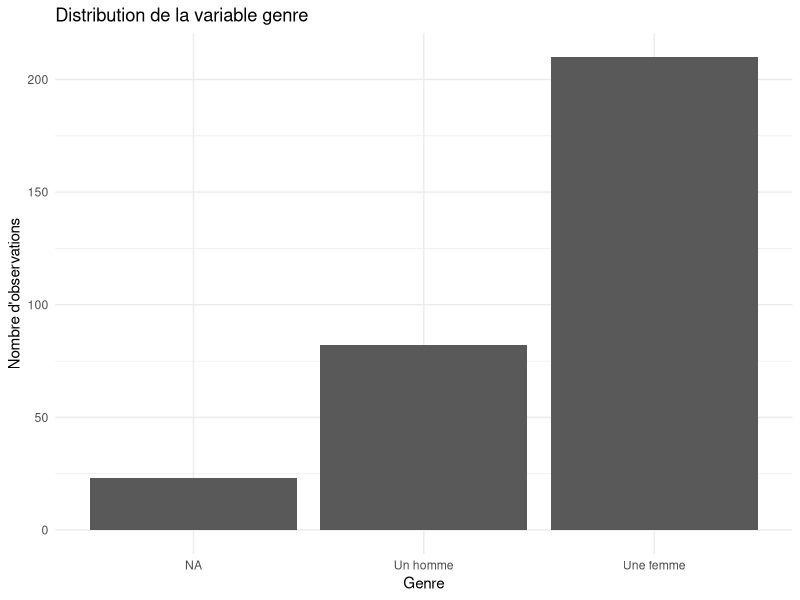
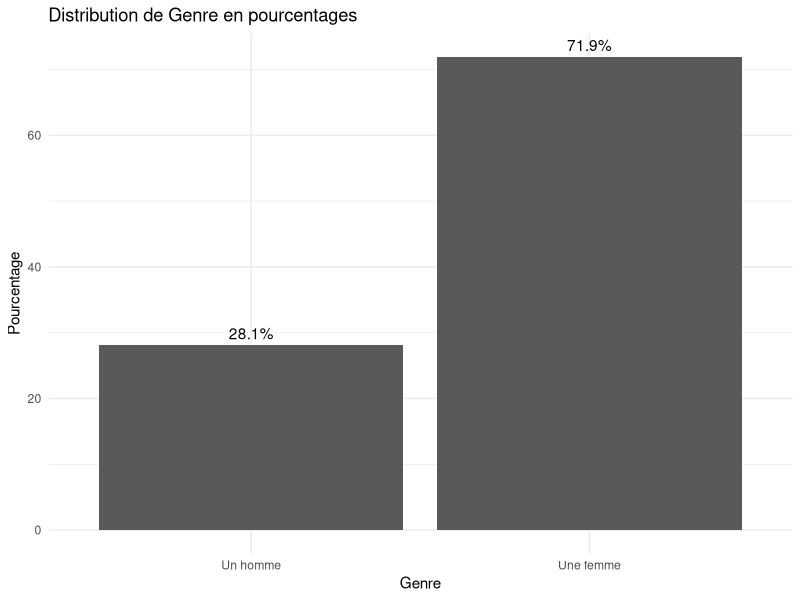
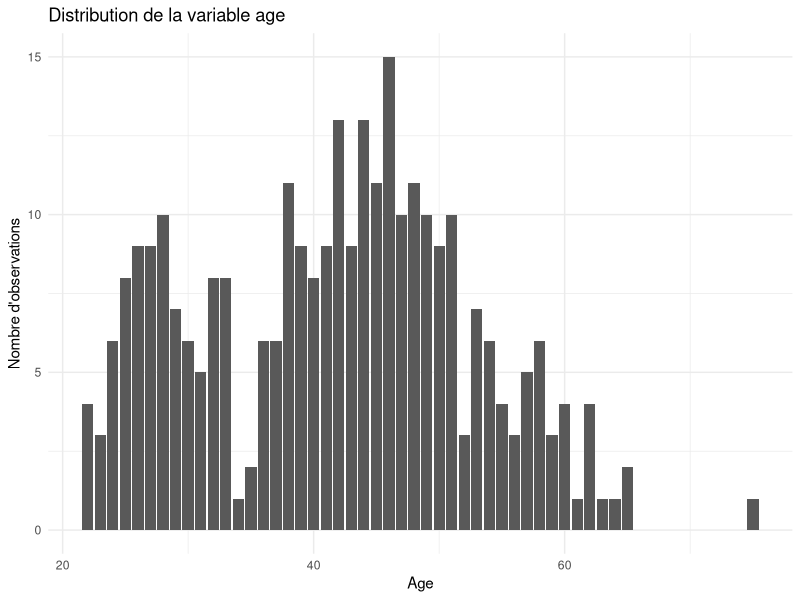
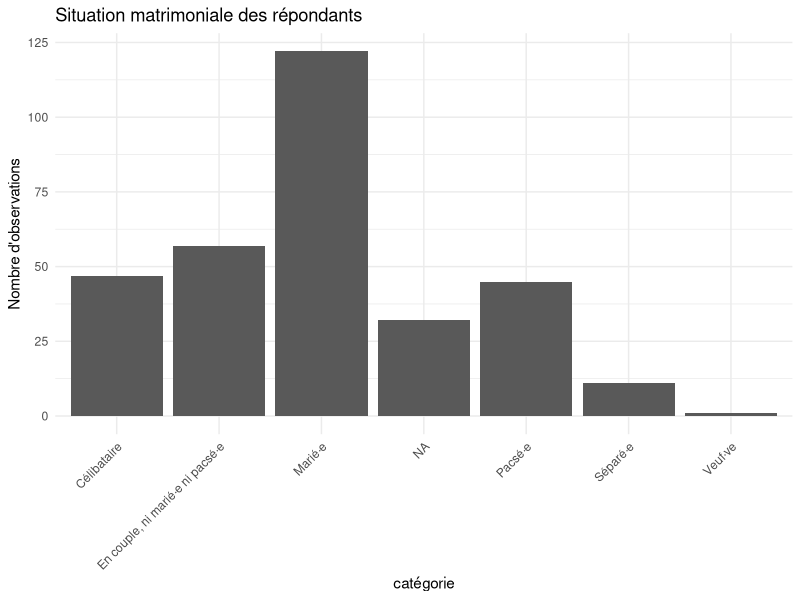
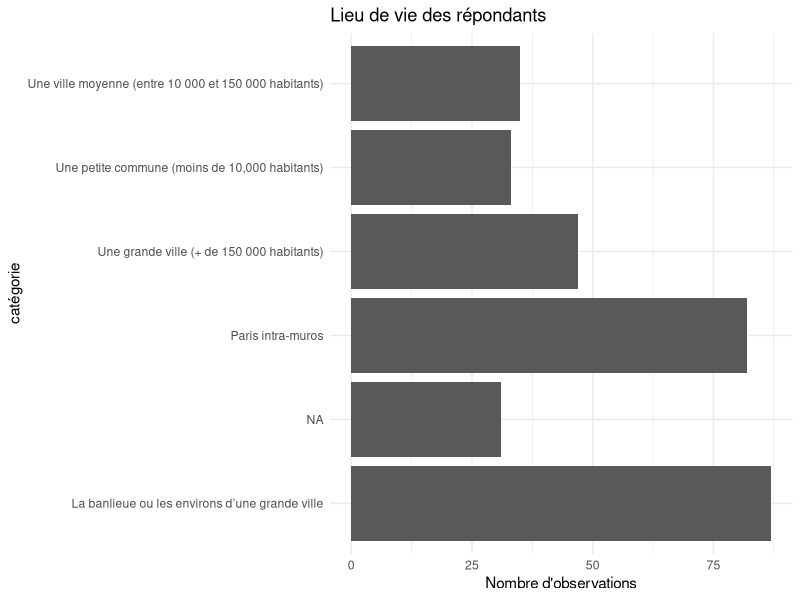
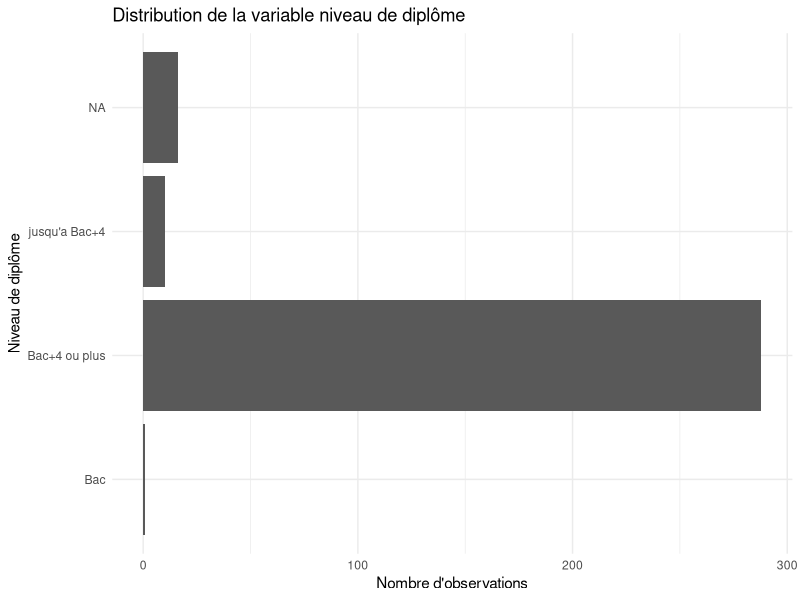
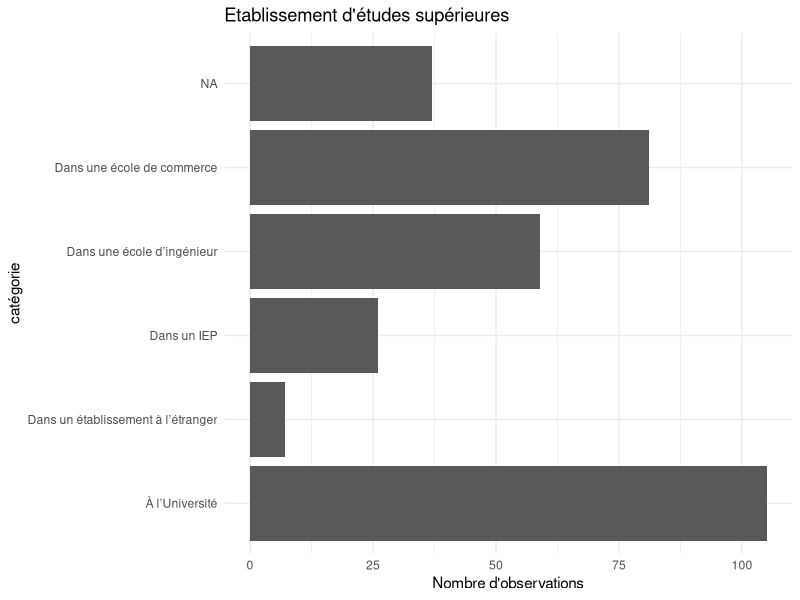
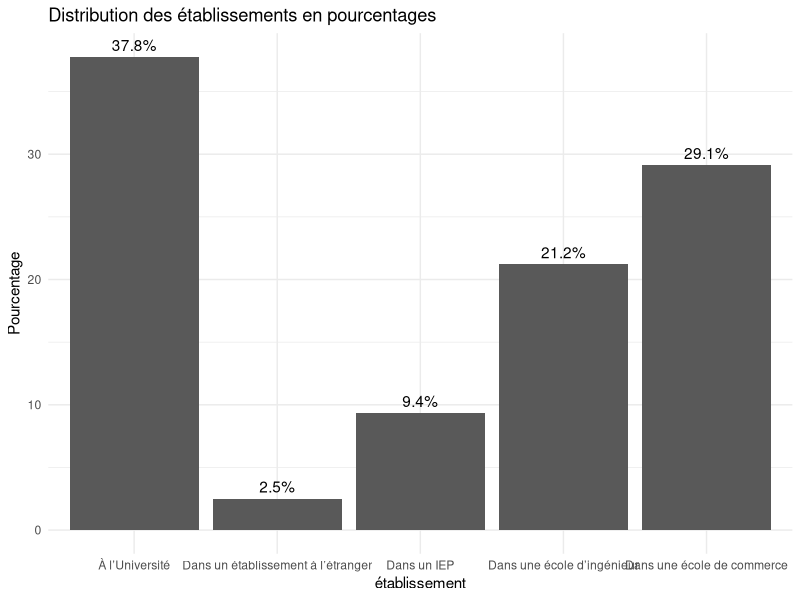

The R script that drew these images, in order:
setwd("PROVIRCAP")
data <- read.csv("data_assoquest_recoded_fmt.csv")

if(!require(dplyr)){
  install.packages("dplyr")
  library(dplyr)
}

if(!require(ggplot2)){
  install.packages("ggplot2")
  library(ggplot2)
}

#Afficher les noms des colonnes
colonnes <- names(data)
print(colonnes)

# Afficher le nombre total de colonnes
nombre_colonnes <- ncol(data)
print(nombre_colonnes)
#il y a 363 variables différentes

#Afficher combien il y a d'observations
nombre_observations <- nrow(data)
print(nombre_observations)
#il y a 315 observations au total

# Afficher les premières valeurs de la colonne qu'on veut
head(data$token)
print(data$submitdate[1:20])
print(data$Emp_sec[1:20])
print(data$Emp_statut_rec3[1:20])


#Comprendre les variables recodées: Prem_rse_annee_rec

filtered_data <- data %>%
  filter((Prem_rse_annee != Prem_rse_annee_rec) | (is.na(Prem_rse_annee) & !is.na(Prem_rse_annee_rec))) %>%
  select(Prem_rse_annee, Prem_rse_annee_rec, Prem_rse_bin, Prem_contrat_annee)
print(filtered_data)

#On a modifié prem_rse_annee pour contenir l'année du premier contrat rse, y comprit
#lorsque ça correspond à la première expérience pro
#Il reste des valeurs manquantes dans prem_rse_annee_rec, pourquoi?

filtered_data <- data %>%
  filter(is.na(Prem_rse_annee) & is.na(Prem_rse_annee_rec)) %>%
  select(Prem_rse_annee, Prem_rse_annee_rec, Prem_rse_bin, Prem_contrat_annee)
print(filtered_data)

#si ma première expérience n'était pas en rse (ou valeur manquante) et que je n'ai
#pas renseigné de première année rse, on laisse une valeur manquane


#Comprendre les variables recodées: Rse_lois_rec
filtered_data <- data %>%
  filter((Rse_lois_rec != Rse_lois)|(is.na(Rse_lois_rec)& !is.na(Rse_lois))| (is.na(Rse_lois)& !is.na(Rse_lois_rec))) %>%
  select(Rse_lois_rec, Rse_lois)
print(filtered_data)
#on a aucune ligne différente? 


#Comprendre les variables recodées: Rse_lois_rec
filtered_data <- data %>%
  filter(is.na(cadre_inout)) %>%
  select(Emp_sec, Emp_cont, Emp_cons)
print(filtered_data)

filtered_data <- data %>%
  filter((is.na(cadre_inout)& !is.na(Emp_cont))| (is.na(cadre_inout)& !is.na(Emp_cons))) %>%
  select(cadre_inout, Emp_sec, Emp_cont, Emp_cons)
print(filtered_data)
#si la variable de emp_cons ou de emp_cont est renseignée, alors on peut remplir cadre_inout

#Emp_statut_bin_rec
filtered_data <- data %>%
  filter(Emp_statut_bin != Emp_statut_bin_rec) %>%
  select(Emp_statut_bin, Emp_statut_bin_rec)
print(filtered_data)

#Emp_statut_rec
filtered_data <- data %>%
  select(Emp_cons,Emp_statut_cons, Emp_statut_rec)
print(filtered_data)


## STATISTIQUES DECRIPTIVES

# Variable de genre
data <- data %>%
  mutate(Genre = ifelse(is.na(Genre), "NA", Genre))
ggplot(data, aes(x = Genre)) +
  geom_bar() +
  labs(title = "Distribution de la variable genre",
       x = "Genre",
       y = "Nombre d'observations") +
  theme_minimal()

filtered_data <- data %>%
  filter(Genre != "NA") %>%
  group_by(Genre) %>%
  summarise(count = n()) %>%
  mutate(percentage = count / sum(count) * 100)

ggplot(filtered_data, aes(x = Genre, y = percentage)) +
  geom_bar(stat = "identity") +
  geom_text(aes(label = paste0(round(percentage, 1), "%")), 
            vjust = -0.5) +  # Ajuste la position verticale des étiquettes
  labs(title = "Distribution de Genre en pourcentages",
       x = "Genre",
       y = "Pourcentage") +
  theme_minimal() 

# Variable d'âge
ggplot(data, aes(x = age)) +
  geom_bar() +
  labs(title = "Distribution de la variable age",
       x = "Age",
       y = "Nombre d'observations") +
  theme_minimal()

# Situation matrimoniale
data <- data %>%
  mutate(Situ_matri = ifelse(is.na(Situ_matri), "NA", Situ_matri))
ggplot(data, aes(x = Situ_matri)) +
  geom_bar() +
  labs(title = "Situation matrimoniale des répondants",
       x = "catégorie",
       y = "Nombre d'observations") +
  theme_minimal() +
  theme(axis.text.x = element_text(angle = 45, hjust = 1))

#Lieu de vie
data <- data %>%
  mutate(Lieu_vie = ifelse(is.na(Lieu_vie), "NA", Lieu_vie))
ggplot(data, aes(x = Lieu_vie)) +
  geom_bar() +
  labs(title = "Lieu de vie des répondants",
       x = "catégorie",
       y = "Nombre d'observations") +
  theme_minimal() +
  coord_flip()

#Diplome le plus élevé
data <- data %>%
  mutate(dipl_niv_short = case_when(
    Dipl_niv == "Un diplôme universitaire correspondant à au moins 4 années d’études supérieures après le baccalauréat (maîtris" ~ "Bac+4 ou plus",
    Dipl_niv == "Un diplôme universitaire correspondant à moins de 4 années d’études supérieures après le baccalauréat (par exem" ~ "jusqu'a Bac+4",
    Dipl_niv == "Le baccalauréat ou un certificat d’études ou un diplôme de l’enseignement secondaire autre que le baccalauréat (" ~ "Bac",
    TRUE ~ Dipl_niv  # Pour garder les autres valeurs inchangées
  ))

ggplot(data, aes(x = dipl_niv_short)) +
  geom_bar() +
  labs(title = "Distribution de la variable niveau de diplôme",
       x = "Niveau de diplôme",
       y = "Nombre d'observations") +
  theme_minimal() +
  coord_flip()

#établissement d'études supérieures 
data <- data %>%
  mutate(Type_etudsup = ifelse(is.na(Type_etudsup), "NA", Type_etudsup))
ggplot(data, aes(x = Type_etudsup)) +
  geom_bar() +
  labs(title = "Etablissement d'études supérieures",
       x = "catégorie",
       y = "Nombre d'observations") +
  theme_minimal() +
  coord_flip()

filtered_data <- data %>%
  filter(Type_etudsup != "NA") %>%
  group_by(Type_etudsup) %>%
  summarise(count = n()) %>%
  mutate(percentage = count / sum(count) * 100)

ggplot(filtered_data, aes(x = Type_etudsup, y = percentage)) +
  geom_bar(stat = "identity") +
  geom_text(aes(label = paste0(round(percentage, 1), "%")), 
            vjust = -0.5) +  # Ajuste la position verticale des étiquettes
  labs(title = "Distribution des établissements en pourcentages",
       x = "établissement",
       y = "Pourcentage") +
  theme_minimal() 

#Discipline du cursus:

filtered_data <- data %>%
  mutate(Spe_etudsup= case_when(
    Spe_etudsup == "Sciences humaines et sociales (histoire, sociologie, philosophie, psychologie, sciences politiques, ...)" ~ "Sciences humaines et sociales",
    TRUE ~ Spe_etudsup
  )) %>%
  filter(!is.na(Spe_etudsup)) %>%
  group_by(Spe_etudsup) %>%
  summarise(count = n()) %>%
  mutate(percentage = count / sum(count) * 100)

ggplot(filtered_data, aes(x = Spe_etudsup, y = percentage)) +
  geom_bar(stat = "identity") +
  geom_text(aes(label = paste0(round(percentage, 1), "%")), 
            vjust = -0.5) +  
  labs(title = "Discipline du cursus",
       x = "spécialité",
       y = "Pourcentage") +
  theme_minimal() +
  coord_flip()

#Statut d'emploi
data <- data %>%
  mutate(Emp_cont_short = case_when(
    Emp_cont == "Statut d'indépendant·e (Auto-entrepreneur·se, portage salarial, société unipersonnelle...)" ~ "Indépendant.e",
    TRUE ~ Emp_cont  # Pour garder les autres valeurs inchangées
  ))


ggplot(data, aes(x = Emp_cont_short)) +
  geom_bar() +
  labs(title = "Statut d'emploi",
       x = "",
       y = "Nombre d'observations") +
  theme_minimal() +
  coord_flip()

#Type de cadre

filtered_data <- data %>%
  filter(!is.na(cadre_inout)) %>%
  group_by(cadre_inout) %>%
  summarise(count = n()) %>%
  mutate(percentage = count / sum(count) * 100)

ggplot(filtered_data, aes(x = cadre_inout, y = percentage)) +
  geom_bar(stat = "identity") +
  geom_text(aes(label = paste0(round(percentage, 1), "%")), 
            vjust = -0.5) +  # Ajuste la position verticale des étiquettes
  labs(title = "type de cadre",
       x = "",
       y = "Pourcentage") +
  theme_minimal() 

#type d'emploi des consultant.es

df_filtered <- data %>% 
  filter(Emp_cons == "Oui")

df_filtered <- df_filtered %>%
  mutate(emp_cont_grouped = ifelse(Emp_cont == "Statut d'indépendant·e (Auto-entrepreneur·se, portage salarial, société unipersonnelle...)", "freelance", 
                                   ifelse(Emp_cont %in% c("CDD", "CDI"), "CDD/CDI", NA)))

ggplot(df_filtered, aes(x = emp_cont_grouped)) +
  geom_bar() +
  labs(title = "Répartition des types de contrats",
       x = "Type de contrat",
       y = "Nombre d'observations")


filtered_data <- df_filtered %>%
  filter(!is.na(emp_cont_grouped)) %>%
  group_by(emp_cont_grouped) %>%
  summarise(count = n()) %>%
  mutate(percentage = count / sum(count) * 100)
ggplot(filtered_data, aes(x = emp_cont_grouped, y = percentage)) +
  geom_bar(stat = "identity") +
  geom_text(aes(label = paste0(round(percentage, 1), "%")), 
            vjust = -0.5) +  # Ajuste la position verticale des étiquettes
  labs(title = "type de cadre",
       x = "",
       y = "Pourcentage") +
  theme_minimal() 

#Niveau hiérarchique 
filtered_data <- data %>%
  filter(!is.na(Emp_statut)) %>%
  group_by(Emp_statut) %>%
  summarise(count = n()) %>%
  mutate(percentage = count / sum(count) * 100)
ggplot(filtered_data, aes(x = Emp_statut, y = percentage)) +
  geom_bar(stat = "identity") +
  geom_text(aes(label = paste0(round(percentage, 1), "%")), 
            vjust = -0.5) +  # Ajuste la position verticale des étiquettes
  labs(title = "type de cadre",
       x = "",
       y = "Pourcentage") +
  theme_minimal() 

#Tableau descriptif de l'âge selon les différents postes
descriptives <- data %>%
  group_by(Emp_statut) %>%
  summarise(
    mean_age = mean(age, na.rm = TRUE),
    min_age = min(age, na.rm = TRUE),
    max_age = max(age, na.rm = TRUE),
    sd_age = sd(age, na.rm = TRUE)
  )

print(descriptives)

#Niveau hiérarchique simplifié :
filtered_data <- data %>%
  filter(!is.na(Emp_statut_rec2)) %>%
  group_by(Emp_statut_rec2) %>%
  summarise(count = n()) %>%
  mutate(percentage = count / sum(count) * 100)
ggplot(filtered_data, aes(x = Emp_statut_rec2, y = percentage)) +
  geom_bar(stat = "identity") +
  geom_text(aes(label = paste0(round(percentage, 1), "%")), 
            vjust = -0.5) +  # Ajuste la position verticale des étiquettes
  labs(title = "type de cadre",
       x = "",
       y = "Pourcentage") +
  theme_minimal()

#Un escalator de verre? Emp_statut_rec3

gender_distribution <- data %>%
  filter(!is.na(Emp_statut_rec3))%>%
  filter(!is.na(Genre)) %>%
  group_by(Emp_statut_rec3, Genre) %>%
  summarise(count = n()) %>%
  mutate(percentage = count / sum(count) * 100) %>%
  ungroup()

ggplot(gender_distribution, aes(x = Emp_statut_rec3, y = percentage, fill = Genre)) +
  geom_bar(stat = "identity", position = "stack") +
  geom_text(aes(label = paste0(round(percentage), "%")), position = position_stack(vjust = 0.5)) +
  labs(title = "Répartition du Genre par Statut d'Emploi",
       x = "Statut d'Emploi",
       y = "Pourcentage",
       fill = "Genre") +
  theme_minimal()










#Type d'organisation employeuse 

data <- data %>%
  mutate(Org_type = ifelse(is.na(Org_type), "NA", Org_type))
ggplot(data, aes(x = Org_type)) +
  geom_bar() +
  labs(title = "Type d'organisation employeuse",
       x = "catégorie",
       y = "Nombre d'observations") +
  theme_minimal() +
  coord_flip()

#Niveau hérarchique (hors consultant.es)

filtered_data <- data %>%
  filter(Emp_cons == "Non") %>%
  mutate(Emp_statut = ifelse(is.na(Emp_statut), "NA", Emp_statut))

ggplot(filtered_data, aes(x = Emp_statut)) +
  geom_bar() +
  labs(title = "Niveau hiérarchique (hors consultant.es)",
       x = "Niveau hiérarchique",
       y = "Nombre d'observations") +
  theme_minimal() +
  coord_flip()

#Niveau hiérarchique (consultant.es seulement)
filtered_data <- data %>%
  filter(Emp_cons == "Oui") %>%
  mutate(Emp_statut_cons = ifelse(is.na(Emp_statut_cons), "NA", Emp_statut_cons))

ggplot(filtered_data, aes(x = Emp_statut_cons)) +
  geom_bar() +
  labs(title = "Niveau hiérarchique (consultant.es seulement)",
       x = "Niveau hiérarchique",
       y = "Nombre d'observations") +
  theme_minimal() +
  coord_flip()

#Année du premier CDD ou CDI de la carrière
ggplot(data, aes(x = Prem_contrat_annee)) +
  geom_bar() +
  labs(title = "Année du premier CDD ou CDI de la carrière",
       x = "année",
       y = "Nombre d'observations") +
  theme_minimal()

#Année du premier poste en RSE
ggplot(data, aes(x = Prem_rse_annee_rec)) +
  geom_bar() +
  labs(title = "Année du premier poste en RSE",
       x = "année",
       y = "Nombre d'observations") +
  theme_minimal()

unique_values <- unique(data$Emp_cont)
print(unique_values)



